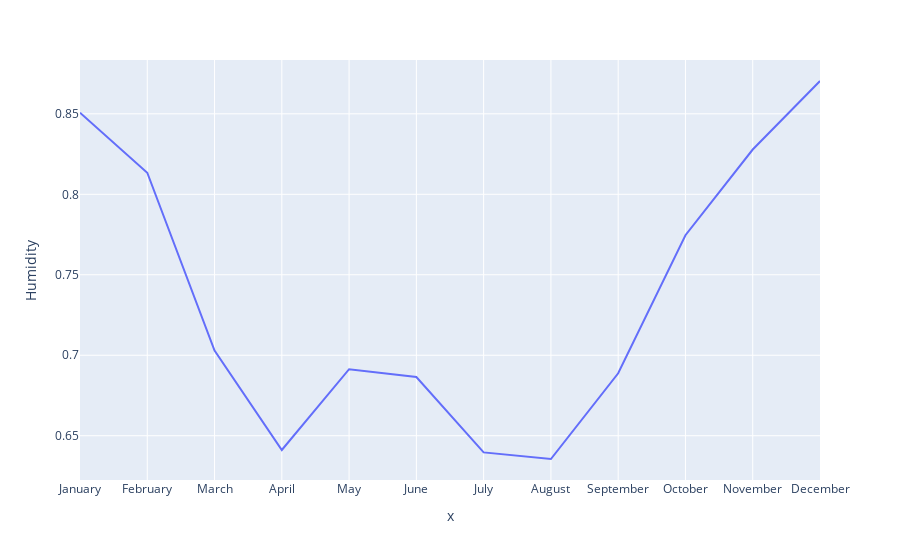

Notebook source saved alongside this figure:
### Code cell
fig.show()

### Figure 1 — Plotly figure (JSON) as saved in the notebook; plotly's stock layout.template omitted (floating-point values rounded to 4 significant figures)
{"data": [{"hovertemplate": "x=%{x}<br>Humidity=%{y}<extra></extra>", "legendgroup": "", "line": {"color": "#636efa", "dash": "solid"}, "marker": {"symbol": "circle"}, "mode": "lines", "name": "", "orientation": "v", "showlegend": false, "type": "scatter", "x": ["January", "February", "March", "April", "May", "June", "July", "August", "September", "October", "November", "December"], "xaxis": "x", "y": [0.8507, 0.8134, 0.703, 0.6411, 0.6913, 0.6865, 0.6397, 0.6355, 0.6888, 0.7746, 0.8278, 0.8704], "yaxis": "y"}], "layout": {"legend": {"tracegroupgap": 0}, "margin": {"t": 60}, "xaxis": {"anchor": "y", "domain": [0, 1], "title": {"text": "x"}}, "yaxis": {"anchor": "x", "domain": [0, 1], "title": {"text": "Humidity"}}}}
